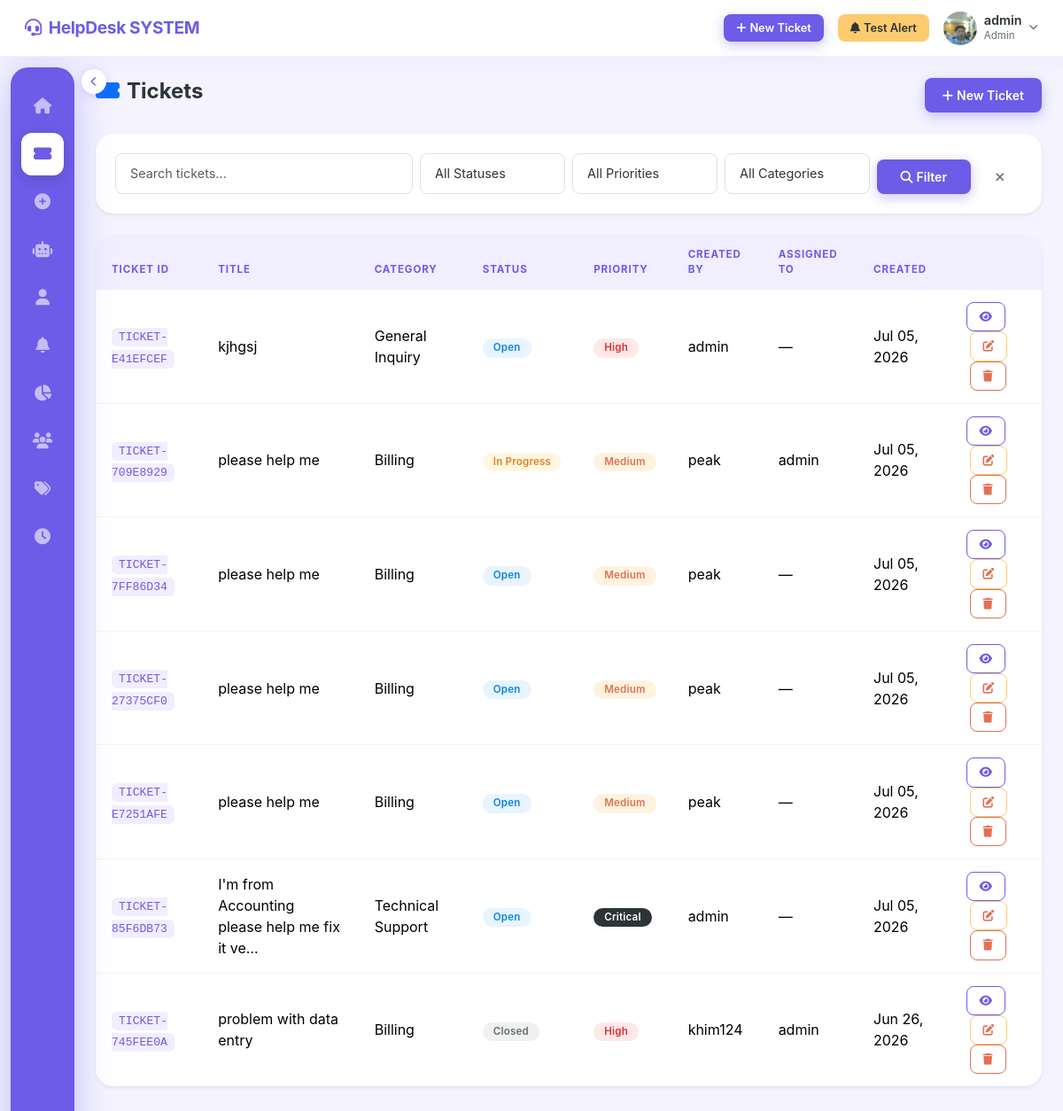
The page /tickets/ (signed in) on the database its author committed.
### accounts/models.py (models this page shows, shortened)
class User(AbstractUser):
    ROLE_CHOICES = [
        ('admin', 'Admin'),
        ('agent', 'Agent'),
        ('user', 'User'),
    ]
    role = models.CharField(max_length=10, choices=ROLE_CHOICES, default='user')
    phone = models.CharField(max_length=20, blank=True, null=True)
    profile_picture = models.ImageField(
        upload_to='profile_pictures/', blank=True, null=True
    )
    department = models.CharField(max_length=100, blank=True, null=True)
    created_at = models.DateTimeField(auto_now_add=True)
    updated_at = models.DateTimeField(auto_now=True)
    @property
    def is_admin(self):
        return self.role == 'admin'

### tickets/models.py (models this page shows, shortened)
class Ticket(models.Model):
    PRIORITY_CHOICES = [
        ('low', 'Low'),
        ('medium', 'Medium'),
        ('high', 'High'),
        ('critical', 'Critical'),
    ]
    STATUS_CHOICES = [
        ('open', 'Open'),
        ('in_progress', 'In Progress'),
        ('resolved', 'Resolved'),
        ('closed', 'Closed'),
    ]
    RATING_CHOICES = [(i, str(i)) for i in range(1, 6)]
    ticket_id = models.CharField(max_length=20, unique=True, editable=False)
    title = models.CharField(max_length=255)
    description = models.TextField()
    category = models.ForeignKey(Category, on_delete=models.SET_NULL, null=True, related_name='tickets')
    priority = models.CharField(max_length=10, choices=PRIORITY_CHOICES, default='medium')
    status = models.CharField(max_length=15, choices=STATUS_CHOICES, default='open')
    created_by = models.ForeignKey(
        settings.AUTH_USER_MODEL, on_delete=models.CASCADE, related_name='created_tickets'
    )
    assigned_to = models.ForeignKey(
        settings.AUTH_USER_MODEL, on_delete=models.SET_NULL,
        null=True, blank=True, related_name='assigned_tickets'
    )
    created_at = models.DateTimeField(auto_now_add=True)
    updated_at = models.DateTimeField(auto_now=True)
    resolved_at = models.DateTimeField(null=True, blank=True)
    closed_at = models.DateTimeField(null=True, blank=True)
    sla_deadline = models.DateTimeField(null=True, blank=True)
    rating = models.IntegerField(choices=RATING_CHOICES, null=True, blank=True)
    rating_comment = models.TextField(blank=True, null=True)
    class Meta:
        ordering = ['-created_at']

class Category(models.Model):
    name = models.CharField(max_length=100, unique=True)
    description = models.TextField(blank=True)
    created_at = models.DateTimeField(auto_now_add=True)
    class Meta:
        verbose_name_plural = 'Categories'
        ordering = ['name']
    def __str__(self):
        return self.name

### tickets/views.py (the view)
# urls.py: path('tickets/', views.ticket_list_view, name='ticket_list'),
@login_required
def ticket_list_view(request):
    user = request.user
    if user.is_admin:
        qs = Ticket.objects.all()
    elif user.is_agent:
        qs = Ticket.objects.filter(Q(assigned_to=user) | Q(status='open'))
    else:
        qs = Ticket.objects.filter(created_by=user)
    qs = qs.select_related('created_by', 'assigned_to', 'category')
    form = TicketSearchForm(request.GET)
    if form.is_valid():
        q = form.cleaned_data.get('q')
        status = form.cleaned_data.get('status')
        priority = form.cleaned_data.get('priority')
        category = form.cleaned_data.get('category')
        if q:
            qs = qs.filter(
                Q(ticket_id__icontains=q) |
                Q(title__icontains=q) |
                Q(description__icontains=q)
            )
        if status:
            qs = qs.filter(status=status)
        if priority:
            qs = qs.filter(priority=priority)
        if category:
            qs = qs.filter(category=category)
    paginator = Paginator(qs, 15)
    page_obj = paginator.get_page(request.GET.get('page'))
    return render(request, 'tickets/ticket_list.html', {
        'page_obj': page_obj,
        'form': form,
    })

### tickets/forms.py
class TicketSearchForm(forms.Form):
    q = forms.CharField(
        required=False,
        label='Search',
        widget=forms.TextInput(attrs={'class': 'form-control', 'placeholder': 'Search tickets...'})
    )
    status = forms.ChoiceField(
        required=False,
        choices=[('', 'All Statuses')] + Ticket.STATUS_CHOICES,
        widget=forms.Select(attrs={'class': 'form-select'})
    )
    priority = forms.ChoiceField(
        required=False,
        choices=[('', 'All Priorities')] + Ticket.PRIORITY_CHOICES,
        widget=forms.Select(attrs={'class': 'form-select'})
    )
    category = forms.ModelChoiceField(
        required=False,
        queryset=Category.objects.all(),
        empty_label='All Categories',
        widget=forms.Select(attrs={'class': 'form-select'})
    )

### tickets/templates/tickets/ticket_list.html (shortened to what this page needs)
{% extends 'base.html' %}
{% block content %}
<div class="d-flex justify-content-between align-items-center mb-4">
  <h4 class="fw-bold"><i class="fa fa-ticket-alt me-2 text-primary"></i>Tickets</h4>
  <a href="{% url 'ticket_create' %}" class="btn btn-primary">
    <i class="fa fa-plus me-1"></i>New Ticket
  </a>
</div>
<div class="card shadow-sm mb-4">
  <div class="card-body">
    <form method="get" class="row g-2 align-items-end">
      <div class="col-md-4">{{ form.q }}</div>
      <div class="col-md-2">{{ form.status }}</div>
      <div class="col-md-2">{{ form.priority }}</div>
      <div class="col-md-2">{{ form.category }}</div>
      <div class="col-md-2 d-flex gap-2">
        <button class="btn btn-primary flex-fill" type="submit">
          <i class="fa fa-search me-1"></i>Filter
        </button>
        <a href="{% url 'ticket_list' %}" class="btn btn-outline-secondary"><i class="fa fa-times"></i></a>
      </div>
    </form>
  </div>
</div>
<div class="card shadow-sm">
  <div class="card-body p-0">
    <table class="table table-hover mb-0">
      <thead class="table-dark">
        <tr>
          <th>Ticket ID</th><th>Title</th><th>Category</th>
          <th>Status</th><th>Priority</th><th>Created By</th>
          <th>Assigned To</th><th>Created</th><th></th>
        </tr>
      </thead>
      <tbody>
        {% for ticket in page_obj %}
        <tr>
          <td><code>{{ ticket.ticket_id }}</code></td>
          <td>{{ ticket.title|truncatechars:45 }}</td>
          <td>{{ ticket.category.name|default:"—" }}</td>
          <td><span class="badge status-{{ ticket.status }}">{{ ticket.get_status_display }}</span></td>
          <td><span class="badge priority-{{ ticket.priority }}">{{ ticket.get_priority_display }}</span></td>
          <td>{{ ticket.created_by.username }}</td>
          <td>{{ ticket.assigned_to.username|default:"—" }}</td>
          <td>{{ ticket.created_at|date:"M d, Y" }}</td>
          <td>
            <a href="{% url 'ticket_detail' ticket.ticket_id %}" class="btn btn-sm btn-outline-primary">
              <i class="fa fa-eye"></i>
            </a>
            {% if request.user.role in 'admin,agent' %}
            <a href="{% url 'ticket_update' ticket.ticket_id %}" class="btn btn-sm btn-outline-warning ms-1">
              <i class="fa fa-edit"></i>
            </a>
            {% endif %}
            {% if request.user.role == 'admin' %}
            <a href="{% url 'ticket_delete' ticket.ticket_id %}" class="btn btn-sm btn-outline-danger ms-1">
              <i class="fa fa-trash"></i>
            </a>
            {% endif %}
          </td>
        </tr>
        {% empty %}
        <tr><td colspan="9" class="text-center py-4 text-muted">No tickets found.</td></tr>
        {% endfor %}
      </tbody>
    </table>
  </div>
</div>
{% endblock %}

### templates/base.html (shortened to what this page needs)
<!DOCTYPE html>
<html lang="en">
<head>
  <link rel="stylesheet" href="https://cdn.jsdelivr.net/npm/bootstrap@5.3.2/dist/css/bootstrap.min.css">
  <link rel="stylesheet" href="https://cdnjs.cloudflare.com/ajax/libs/font-awesome/6.4.2/css/all.min.css">
  {% load static %}
  <link rel="stylesheet" href="{% static 'css/style.css' %}">
</head>
<body>
{% if user.is_authenticated %}
<nav class="navbar">
  <a class="navbar-brand" href="{% url 'dashboard' %}">
    <i class="fa fa-headset"></i>HelpDesk SYSTEM
  </a>
  <div class="ms-auto d-flex align-items-center gap-3">
    <a href="{% url 'ticket_create' %}" class="btn btn-primary btn-sm">
      <i class="fa fa-plus me-1"></i>New Ticket
    </a>
    {% if user.is_authenticated and user.role == 'admin' %}
    <button id="testNotificationBtn" class="btn btn-warning btn-sm">
      <i class="fa fa-bell me-1"></i>Test Alert
    </button>
    {% endif %}
    <div class="dropdown">
      <div data-bs-toggle="dropdown" style="cursor:pointer;" class="d-flex align-items-center gap-2">
        {% if user.profile_picture %}
          <img src="{{ user.profile_picture.url }}" class="nav-avatar" alt="">
        {% else %}
          <div class="nav-avatar-initials">{{ user.username|slice:":1"|upper }}</div>
        {% endif %}
        <div class="d-none d-md-block">
          <div class="fw-semibold" style="font-size:.9rem;line-height:1.2;">{{ user.username }}</div>
          <div style="font-size:.72rem;color:var(--text-secondary);">{{ user.get_role_display }}</div>
        </div>
        <i class="fa fa-chevron-down" style="font-size:.65rem;color:var(--text-secondary);"></i>
      </div>
    </div>
  </div>
</nav>
<button class="sidebar-toggle" id="sidebarToggle" title="Toggle sidebar">
</button>
<nav class="sidebar" id="sidebar">
  <a class="nav-link {% if request.resolver_match.url_name == 'dashboard' %}active{% endif %}"
     href="{% url 'dashboard' %}" title="Dashboard">
    <i class="fa fa-home"></i>
  </a>
  <a class="nav-link {% if request.resolver_match.url_name == 'ticket_list' %}active{% endif %}"
     href="{% url 'ticket_list' %}" title="Tickets">
    <i class="fa fa-ticket-alt"></i>
  </a>
  <a class="nav-link {% if request.resolver_match.url_name == 'ticket_create' %}active{% endif %}"
     href="{% url 'ticket_create' %}" title="New Ticket">
    <i class="fa fa-plus-circle"></i>
  </a>
  <a class="nav-link {% if request.resolver_match.url_name == 'ai_chat' %}active{% endif %}"
     href="{% url 'ai_chat' %}" title="Q&A AI">
    <i class="fa fa-robot"></i>
  </a>
  <a class="nav-link {% if request.resolver_match.url_name == 'profile' %}active{% endif %}"
     href="{% url 'profile' %}" title="Profile">
    <i class="fa fa-user"></i>
  </a>
  {% if user.role == 'admin' %}
  <a class="nav-link {% if request.resolver_match.url_name == 'notification_test' %}active{% endif %}"
     href="{% url 'notification_test' %}" title="Test Notifications">
    <i class="fa fa-bell"></i>
  </a>
  {% endif %}
  {% if user.role == 'admin' or user.role == 'agent' %}
  <a class="nav-link {% if request.resolver_match.url_name == 'reports' %}active{% endif %}"
     href="{% url 'reports' %}" title="Reports">
    <i class="fa fa-chart-pie"></i>
  </a>
  {% endif %}
  {% if user.role == 'admin' %}
  <a class="nav-link {% if 'user' in request.resolver_match.url_name %}active{% endif %}"
     href="{% url 'user_list' %}" title="Users">
    <i class="fa fa-users"></i>
  </a>
  <a class="nav-link {% if 'category' in request.resolver_match.url_name %}active{% endif %}"
     href="{% url 'category_list' %}" title="Categories">
    <i class="fa fa-tags"></i>
  </a>
  <a class="nav-link {% if 'sla' in request.resolver_match.url_name %}active{% endif %}"
     href="{% url 'sla_list' %}" title="SLA Rules">
    <i class="fa fa-clock"></i>
  </a>
  {% endif %}
</nav>
<main class="main-content" id="mainContent">
  {% block content %}{% endblock %}
</main>
{% endif %}
{% load static %}
</body>
</html>

### rows shown on the page
User: profile_picture (picture), username "admin", role "Admin"
Ticket: ticket_id "TICKET-E41EFCEF", title "kjhgsj", category.name "General Inquiry", status "Open", priority "High", created_by.username "admin", assigned_to.username "—", created_at "Jul 05, 2026"
Ticket: ticket_id "TICKET-709E8929", title "please help me", category.name "Billing", status "In Progress", priority "Medium", created_by.username "peak", assigned_to.username "admin", created_at "Jul 05, 2026"
Ticket: ticket_id "TICKET-7FF86D34", title "please help me", category.name "Billing", status "Open", priority "Medium", created_by.username "peak", assigned_to.username "—", created_at "Jul 05, 2026"
Ticket: ticket_id "TICKET-27375CF0", title "please help me", category.name "Billing", status "Open", priority "Medium", created_by.username "peak", assigned_to.username "—", created_at "Jul 05, 2026"
Ticket: ticket_id "TICKET-E7251AFE", title "please help me", category.name "Billing", status "Open", priority "Medium", created_by.username "peak", assigned_to.username "—", created_at "Jul 05, 2026"
Ticket: ticket_id "TICKET-85F6DB73", title "I'm from Accounting please help me fix it ve…", category.name "Technical Support", status "Open", priority "Critical", created_by.username "admin", assigned_to.username "—", created_at "Jul 05, 2026"
Ticket: ticket_id "TICKET-745FEE0A", title "problem with data entry", category.name "Billing", status "Closed", priority "High", created_by.username "khim124", assigned_to.username "admin", created_at "Jun 26, 2026"
